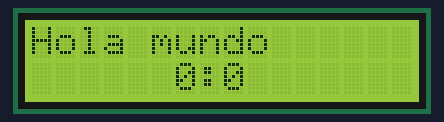
Simulated run of this sketch. Board: Arduino Uno, built with avr-gcc and run on an emulated ATmega328P. On the bench: 16×2 character LCD.

Above: at 0.1 s.
At 4.1 s:
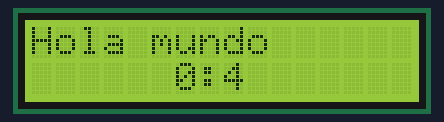
At 9.1 s:
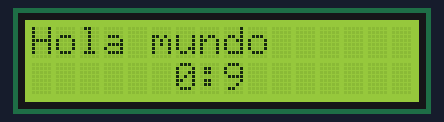
At 19.1 s:
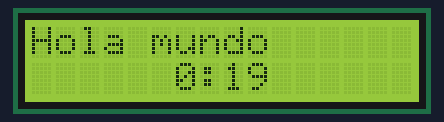
At 29.1 s:
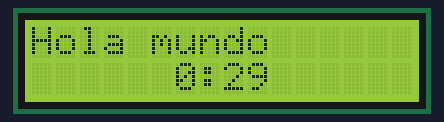
At 39.1 s:
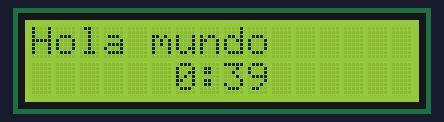

Measured:
- what the display in image 1 shows lasts 1.0 s, from 4.0 s to 5.0 s

The sketch:

PantallaLCD_testingclock.ino
```cpp
#include <LiquidCrystal.h>
LiquidCrystal lcd(7,6,5,4,3,2);

void setup() {
 //Definir las dimensiones del LCD (16x2)
lcd.begin(16,2);
lcd.print("Hola mundo"); // Enviar el mensaje
   }

void loop()
   {
       lcd.setCursor(6, 1);    // Ponte en la line 1, posicion 6
       String s = reloj() ;
       lcd.print(s) ;
   }
String reloj()
   {
       int n = millis() / 1000 ;       // Lo pasamos a segundos
       int segundos = n % 60  ;
       int minutos =  n / 60  ;

       String S = String(minutos) + ":" + String(segundos);
       return (S);
   }
```
